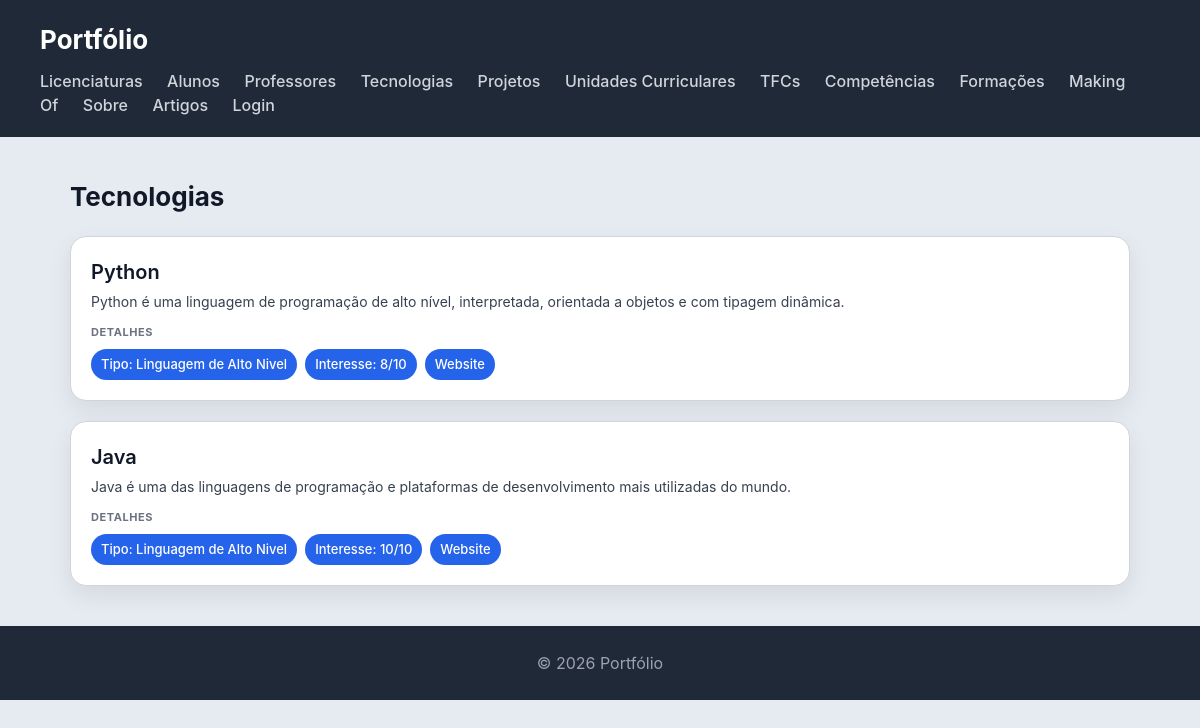
Screenshot of /tecnologias/ with the database file from the repository.
### portfolio/models.py (models this page shows, shortened)
class Tecnologia(models.Model):
    nome = models.CharField(max_length=100)
    tipo = models.CharField(max_length=150)
    descricao = models.CharField(max_length=200)
    site = models.URLField()
    interesse = models.IntegerField(
        validators=[MinValueValidator(0), MaxValueValidator(10)]
    )

### portfolio/views.py (the view)
# urls.py: path('tecnologias/', views.tecnologias_view, name='tecnologias'),
def tecnologias_view(request):
    tecnologias = Tecnologia.objects.all()
    return render(request, 'portfolio/tecnologias.html', {
        'tecnologias': tecnologias,
        'gestor': is_gestor(request.user) if request.user.is_authenticated else False,
    })

### portfolio/templates/portfolio/tecnologias.html (shortened to what this page needs)
{% extends 'portfolio/base.html' %}
{% block content %}
<h2>Tecnologias</h2>
<section>
    {% for tec in tecnologias %}
    <article>
        <header>
            <h3>{{ tec.nome }}</h3>
            <p>{{ tec.descricao }}</p>
        </header>
        <section>
            <h4>Detalhes</h4>
            <ul>
                <li>Tipo: {{ tec.tipo }}</li>
                <li>Interesse: {{ tec.interesse }}/10</li>
                <li><a href="{{ tec.site }}" target="_blank" style="color:white;text-decoration:none;">Website</a></li>
            </ul>
        </section>
    </article>
    {% empty %}
    <p>Nenhuma tecnologia encontrada.</p>
    {% endfor %}
</section>
{% endblock %}

### portfolio/static/portfolio/styles.css (style rules this page uses)
* { box-sizing: border-box; margin: 0; padding: 0; }
body { font-family: "Inter", "Segoe UI", system-ui, -apple-system, sans-serif; background: #e6ebf2; color: #111827; line-height: 1.5; }
h2 { margin-bottom: 20px; font-size: 26px; }
section > article { background: white; padding: 20px; border-radius: 16px; border: 1px solid #d1d5db; box-shadow: 0 10px 25px rgba(0,0,0,0.08); transition: all 0.25s ease; margin-bottom: 20px; }
article > header { margin-bottom: 12px; }
article > header > h3 { font-size: 20px; font-weight: 600; margin-bottom: 4px; }
article > header > p { font-size: 14px; color: #374151; }
article > section { margin-top: 10px; }
article > section > h4 { font-size: 11px; text-transform: uppercase; color: #6b7280; margin-bottom: 8px; letter-spacing: 0.05em; }
article > section > ul { list-style: none; display: flex; flex-wrap: wrap; gap: 8px; }
article > section > ul > li { background: #2563eb; color: white; padding: 6px 10px; border-radius: 999px; font-size: 13px; font-weight: 500; }

### rows the page displays
Tecnologia: nome "Python", descricao "Python é uma linguagem de programação de alto nível, interpretada, orientada a objetos e com tipagem dinâmica.", tipo "Linguagem de Alto Nivel", interesse "8"
Tecnologia: nome "Java", descricao "Java é uma das linguagens de programação e plataformas de desenvolvimento mais utilizadas do mundo.", tipo "Linguagem de Alto Nivel", interesse "10"
